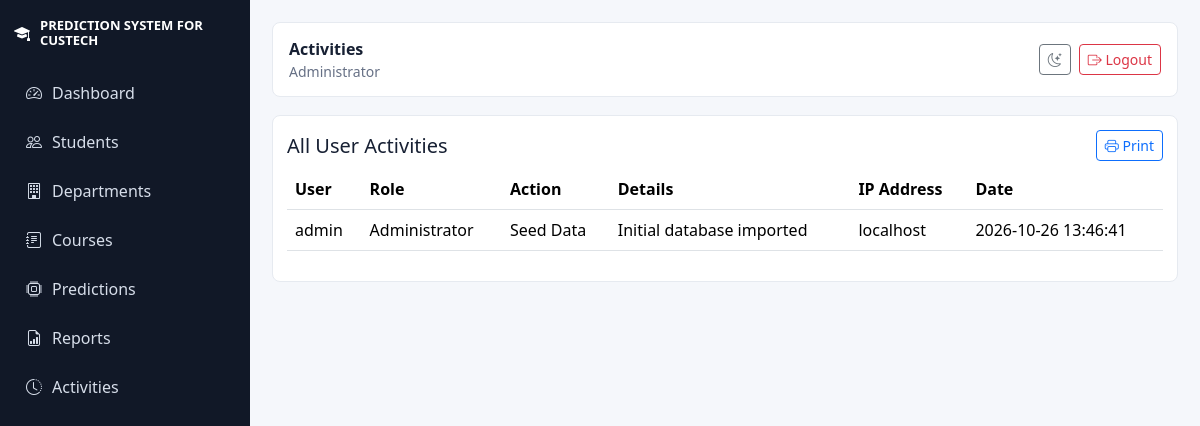
Screenshot of /activities.php (signed in) with the database file from the repository.
### tables this page shows
CREATE TABLE users (id INT AUTO_INCREMENT PRIMARY KEY, role_id INT NOT NULL, username VARCHAR(60) UNIQUE NOT NULL, email VARCHAR(120) UNIQUE NOT NULL, password_hash VARCHAR(255) NOT NULL, status ENUM('active','inactive') DEFAULT 'active', last_login DATETIME NULL, created_at DATETIME, FOREIGN KEY (role_id) REFERENCES roles(id));

CREATE TABLE roles (id INT AUTO_INCREMENT PRIMARY KEY, name VARCHAR(60) UNIQUE NOT NULL, description VARCHAR(255));

CREATE TABLE audit_logs (id INT AUTO_INCREMENT PRIMARY KEY, user_id INT, action VARCHAR(120), details TEXT, ip_address VARCHAR(60), created_at DATETIME, FOREIGN KEY (user_id) REFERENCES users(id));

### includes/functions.php (called while the page is built, shortened)
<?php
function db(): PDO
{
    static $pdo = null;
    if ($pdo instanceof PDO) {
        return $pdo;
    }
    $dsn = 'mysql:host=' . DB_HOST . ';dbname=' . DB_NAME . ';charset=' . DB_CHARSET;
    $pdo = new PDO($dsn, DB_USER, DB_PASS, [
        PDO::ATTR_ERRMODE => PDO::ERRMODE_EXCEPTION,
        PDO::ATTR_DEFAULT_FETCH_MODE => PDO::FETCH_ASSOC,
        PDO::ATTR_EMULATE_PREPARES => false,
    ]);
    return $pdo;
}
function e(?string $value): string
{
    return htmlspecialchars((string)$value, ENT_QUOTES, 'UTF-8');
}
function url(string $path = ''): string
{
    return BASE_URL . '/' . ltrim($path, '/');
}
function current_user(): ?array
{
    $stmt = db()->prepare('SELECT u.*, r.name AS role_name FROM users u JOIN roles r ON r.id = u.role_id WHERE u.id = ? AND u.status = "active"');
    $stmt->execute([$_SESSION['user_id']]);
    return $stmt->fetch() ?: null;
}
function require_login(): array
{
    $user = current_user();
    return $user;
}
function fetch_all(string $sql, array $params = []): array
{
    $stmt = db()->prepare($sql);
    $stmt->execute($params);
    return $stmt->fetchAll();
}

### activities.php (the view)
<?php
require_once __DIR__ . '/includes/functions.php';
$user = require_login();
if (in_array($user['role_name'], ['Super Admin','Administrator'], true)) {
    $rows = fetch_all('SELECT a.*, u.username, r.name role_name FROM audit_logs a LEFT JOIN users u ON u.id = a.user_id LEFT JOIN roles r ON r.id = u.role_id ORDER BY a.created_at DESC LIMIT 100');
    $heading = 'All User Activities';
} else {
    $rows = fetch_all('SELECT a.*, u.username, r.name role_name FROM audit_logs a LEFT JOIN users u ON u.id = a.user_id LEFT JOIN roles r ON r.id = u.role_id WHERE a.user_id = ? ORDER BY a.created_at DESC LIMIT 100', [$user['id']]);
    $heading = 'My Activities';
}
$title = 'Activities';
require __DIR__ . '/views/partials/header.php';
?>
<div class="table-wrap">
    <div class="d-flex justify-content-between align-items-center mb-2">
        <h1 class="h5 mb-0"><?= e($heading) ?></h1>
        <button class="btn btn-outline-primary btn-sm" onclick="window.print()"><i class="bi bi-printer"></i> Print</button>
    </div>
    <table class="table table-hover align-middle">
        <thead><tr><th>User</th><th>Role</th><th>Action</th><th>Details</th><th>IP Address</th><th>Date</th></tr></thead>
        <tbody>
        <?php foreach ($rows as $row): ?>
            <tr>
                <td><?= e($row['username']) ?></td>
                <td><?= e($row['role_name']) ?></td>
                <td><?= e($row['action']) ?></td>
                <td><?= e($row['details']) ?></td>
                <td><?= e($row['ip_address']) ?></td>
                <td><?= e($row['created_at']) ?></td>
            </tr>
        <?php endforeach; ?>
        </tbody>
    </table>
</div>
<?php require __DIR__ . '/views/partials/footer.php'; ?>

### views/partials/header.php (shortened to what this page needs)
<?php $user = current_user(); ?>
<!doctype html>
<html lang="en" data-theme="<?= e($_COOKIE['theme'] ?? 'light') ?>">
<head>
    <link href="<?= e(url('assets/vendor/bootstrap/css/bootstrap.min.css')) ?>" rel="stylesheet">
    <link href="<?= e(url('assets/vendor/bootstrap-icons/bootstrap-icons.min.css')) ?>" rel="stylesheet">
    <link href="<?= e(url('assets/css/style.css')) ?>" rel="stylesheet">
</head>
<body>
<div class="app-shell">
<?php if ($user): ?>
    <aside class="sidebar">
        <a class="brand" href="<?= e(url('dashboard.php')) ?>"><i class="bi bi-mortarboard-fill"></i><span>PREDICTION SYSTEM FOR CUSTECH</span></a>
        <nav>
            <a href="<?= e(url('dashboard.php')) ?>"><i class="bi bi-speedometer2"></i> Dashboard</a>
            <?php if (in_array($user['role_name'], ['Super Admin','Administrator'], true)): ?>
                <a href="<?= e(url('admin/students.php')) ?>"><i class="bi bi-people"></i> Students</a>
                <a href="<?= e(url('admin/departments.php')) ?>"><i class="bi bi-building"></i> Departments</a>
                <a href="<?= e(url('admin/courses.php')) ?>"><i class="bi bi-journal-text"></i> Courses</a>
                <a href="<?= e(url('admin/predictions.php')) ?>"><i class="bi bi-cpu"></i> Predictions</a>
                <a href="<?= e(url('admin/reports.php')) ?>"><i class="bi bi-file-earmark-bar-graph"></i> Reports</a>
            <?php endif; ?>
            <a href="<?= e(url('activities.php')) ?>"><i class="bi bi-clock-history"></i> Activities</a>
        </nav>
    </aside>
<?php endif; ?>
<main class="<?= $user ? 'content' : 'public-content' ?>">
<?php if ($user): ?>
    <header class="topbar">
        <div>
            <strong><?= e($title ?? 'Dashboard') ?></strong>
            <small><?= e($user['role_name']) ?></small>
        </div>
        <div class="top-actions">
            <button class="btn btn-sm btn-outline-secondary" id="themeToggle" title="Toggle theme"><i class="bi bi-moon-stars"></i></button>
            <a class="btn btn-sm btn-outline-danger" href="<?= e(url('logout.php')) ?>"><i class="bi bi-box-arrow-right"></i> Logout</a>
        </div>
    </header>
<?php endif; ?>

### assets/css/style.css (style rules this page uses)
:root { --bg: #f5f7fb; --panel: #ffffff; --text: #172033; --muted: #667085; --line: #e6eaf0; --primary: #1769aa; --success: #18865b; --danger: #bd2c3c; }
body { background: var(--bg); color: var(--text); font-family: "Segoe UI", Arial, sans-serif; }
.app-shell { min-height: 100vh; display: flex; }
.sidebar { width: 250px; background: #111827; color: white; position: fixed; inset: 0 auto 0 0; padding: 18px 14px; overflow-y: auto; }
.brand { display: flex; gap: 10px; align-items: center; color: white; text-decoration: none; font-weight: 800; margin-bottom: 22px; line-height: 1.15; }
.brand span { font-size: 13px; }
.sidebar nav a { display: flex; align-items: center; gap: 10px; color: #d7deea; text-decoration: none; padding: 11px 12px; border-radius: 8px; margin: 3px 0; }
.content { margin-left: 250px; width: calc(100% - 250px); padding: 22px; }
.topbar { background: var(--panel); border: 1px solid var(--line); border-radius: 8px; padding: 14px 16px; display: flex; justify-content: space-between; align-items: center; margin-bottom: 18px; }
.topbar small { display:block; color: var(--muted); }
.top-actions { display: flex; gap: 8px; }
.card, .table-wrap, .auth-card { background: var(--panel); border: 1px solid var(--line); border-radius: 8px; color: var(--text); }
.table-wrap { padding: 14px; overflow-x: auto; }

### rows the page displays
users: role.name "Administrator", role.name "All User Activities"
audit_logs: user.username "admin", roles.name "Administrator", action "Seed Data", details "Initial database imported", ip_address "localhost", created_at "2026-10-26 13:46:41"

### other values shown
$title "Activities"
